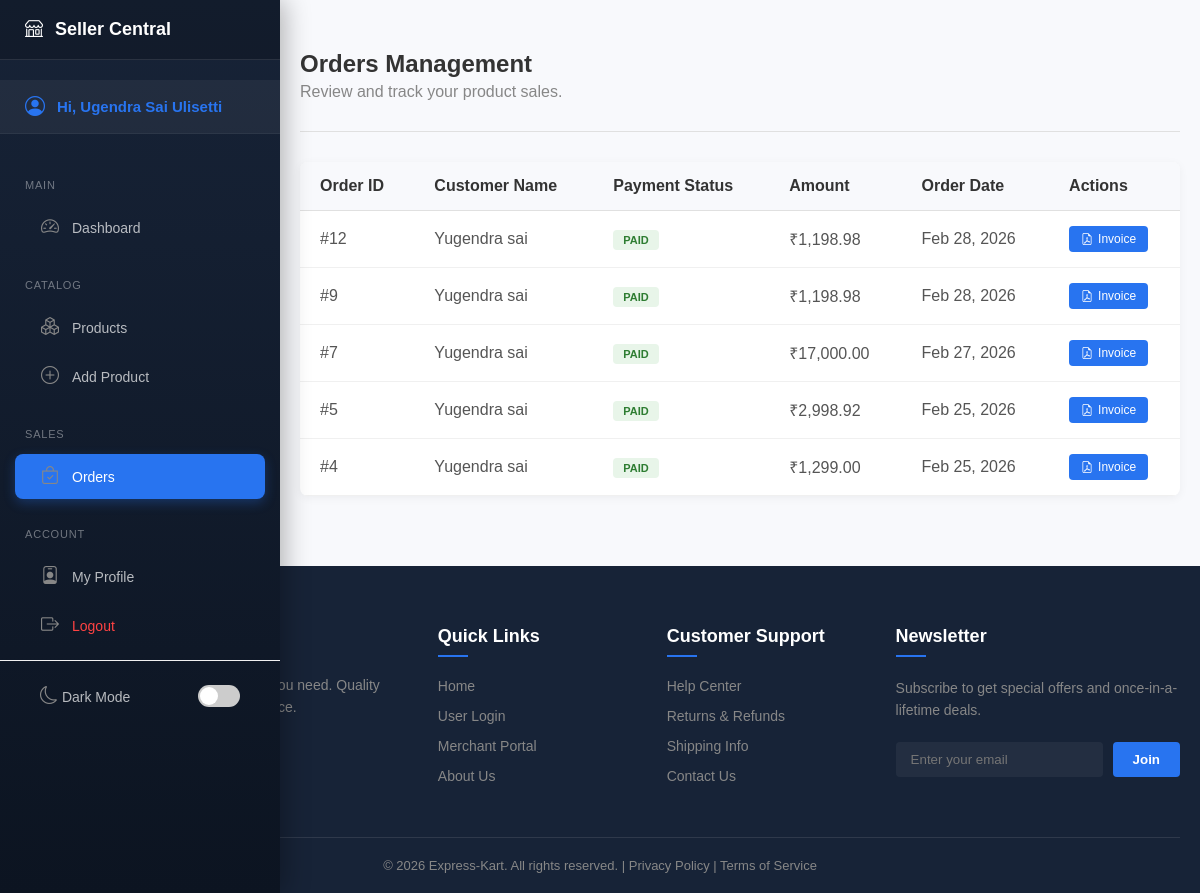
The app's page /merchant/orders (signed in) with its own data.
### tables this page shows
CREATE TABLE orders (
        order_id INTEGER PRIMARY KEY AUTOINCREMENT,
        user_id INTEGER,
        razorpay_order_id TEXT,
        razorpay_payment_id TEXT,
        amount REAL,
        payment_status TEXT,
        created_at DATETIME DEFAULT CURRENT_TIMESTAMP, address TEXT,
        FOREIGN KEY (user_id) REFERENCES users (user_id)
    );

### app.py (the view)
@app.route('/merchant/orders')
def merchant_orders():
    auth_check = merchant_or_admin_required()
    if auth_check: return auth_check
    admin_id = session['merchant_id']
    conn = get_db_connection()
    cursor = conn.cursor()
    cursor.execute("""
        SELECT o.*, u.name as customer_name
        FROM orders o
        JOIN order_items oi ON o.order_id = oi.order_id
        JOIN products p ON oi.product_id = p.product_id
        JOIN users u ON o.user_id = u.user_id
        WHERE p.admin_id = ?
        GROUP BY o.order_id
        ORDER BY o.created_at DESC
    """, (admin_id,))
    orders = cursor.fetchall()
    cursor.close()
    conn.close()
    return render_template("merchant/orders.html", orders=orders)

### app.py (called while the page is built)
def get_db_connection():
    conn = sqlite3.connect(config.DB_PATH)
    conn.row_factory = sqlite3.Row
    return conn

@app.template_filter('strftime')
def strftime_filter(date_str, format='%b %d, %Y'):
    if not date_str:
        return ""
    if isinstance(date_str, str):
        try:
            from datetime import datetime
            dt = datetime.strptime(date_str, '%Y-%m-%d %H:%M:%S')
            return dt.strftime(format)
        except Exception:
            return date_str
    return date_str.strftime(format)

def merchant_or_admin_required():
    if 'super_id' in session or 'merchant_id' in session:
        return None  # Access granted
    flash("Please login to continue!", "danger")
    return redirect('/merchant-login')

### templates/merchant/orders.html (shortened to what this page needs)
{% extends 'base.html' %}
{% block content %}
<div class="orders-header">
    <div class="oh-left">
        <h1>Orders Management</h1>
        <p>Review and track your product sales.</p>
    </div>
</div>
<div class="orders-container">
    <div class="table-card">
        <table>
            <thead>
                <tr>
                    <th>Order ID</th>
                    <th>Customer Name</th>
                    <th>Payment Status</th>
                    <th>Amount</th>
                    <th>Order Date</th>
                    <th>Actions</th>
                </tr>
            </thead>
            <tbody>
                {% for order in orders %}
                <tr>
                    <td>#{{ order.order_id }}</td>
                    <td>{{ order.customer_name }}</td>
                    <td><span class="status-badge status-{{ order.payment_status }}">{{ order.payment_status }}</span>
                    </td>
                    <td>₹{{ "{:,.2f}".format(order.amount) }}</td>
                    <td>{{ order.created_at | strftime }}</td>
                    <td>
                        <button class="btn-view-details"
                            onclick="window.location.href='/super-admin/generate-invoice/{{ order.order_id }}'">
                            <i class="bi bi-file-earmark-pdf"></i> Invoice
                        </button>
                    </td>
                </tr>
                {% endfor %}
            </tbody>
        </table>
    </div>
</div>
{% endblock %}

### static/style.css (style rules this page uses)
* { margin: 0; padding: 0; box-sizing: border-box; }
body { font-family: Arial, sans-serif; background: #f5f5f5; color: #000; transition: 0.3s; }

### templates/merchant_navbar.html (style rules this page uses)
.merchant-body { background: #f8f9fc; }

### templates/merchant/orders.html (style rules this page uses)
.orders-header { padding: 30px 0; border-bottom: 1px solid #e0e0e0; margin-bottom: 30px; }
.oh-left h1 { font-size: 24px; margin-bottom: 5px; color: #333; }
.oh-left p { color: #878787; }
.table-card { background: #fff; border-radius: 8px; box-shadow: 0 2px 10px rgba(0, 0, 0, 0.05); overflow-x: auto; }
table { width: 100%; border-collapse: collapse; }
th { text-align: left; padding: 15px 20px; background: #f8f9fc; color: #333; font-weight: 600; border-bottom: 1px solid #e0e0e0; }
td { padding: 15px 20px; border-bottom: 1px solid #f0f0f0; color: #555; }
.status-badge { padding: 4px 10px; border-radius: 4px; font-size: 11px; font-weight: 700; text-transform: uppercase; }
.status-paid, .status-Success { background: #e8f5e9; color: #2e7d32; }
.btn-view-details { background: #2874f0; color: white; border: none; padding: 6px 12px; border-radius: 4px; font-size: 12px; cursor: pointer; display: flex; align-items: center; gap: 5px; }

### records on screen
orders: order_id "12", customer_name "Yugendra sai", payment_status "PAID", amount "1,198.98", created_at|strftime "Feb 28, 2026"
orders: order_id "9", customer_name "Yugendra sai", payment_status "PAID", amount "1,198.98", created_at|strftime "Feb 28, 2026"
orders: order_id "7", customer_name "Yugendra sai", payment_status "PAID", amount "17,000.00", created_at|strftime "Feb 27, 2026"
orders: order_id "5", customer_name "Yugendra sai", payment_status "PAID", amount "2,998.92", created_at|strftime "Feb 25, 2026"
orders: order_id "4", customer_name "Yugendra sai", payment_status "PAID", amount "1,299.00", created_at|strftime "Feb 25, 2026"

### other values on screen
{{ session.get('merchant_name', 'Seller') }} "Ugendra Sai Ulisetti"
